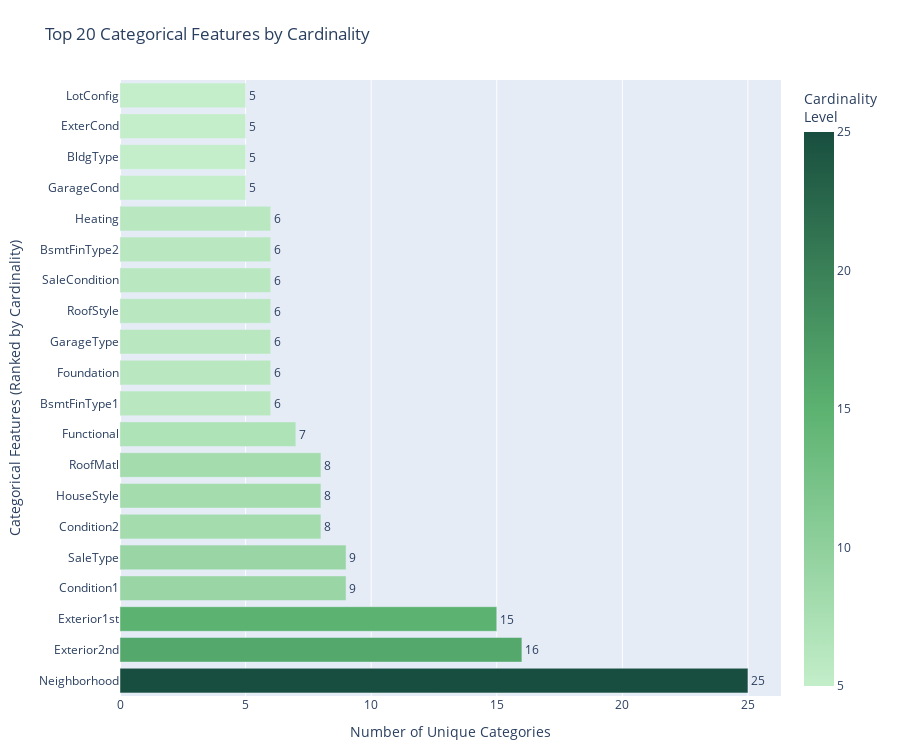

Here is the notebook cell this chart was saved with:
### Code cell
top_categorical = cat_cardinality.sort_values('Cardinality', ascending=False).head(20)

fig = px.bar(
    y=top_categorical['Feature'],
    x=top_categorical['Cardinality'],
    orientation='h',
    color=top_categorical['Cardinality'],
    color_continuous_scale=[
    [0.0, "#c3eec9"],   # seafoam
    [0.5, '#5cb270'],   # fresh green
    [1.0, '#184e3f']    # pine green
    ],
    title='Top 20 Categorical Features by Cardinality'
)

fig.update_traces(
    texttemplate='%{x}',
    textposition='outside',
    textfont_size=12
)

fig.update_layout(
    width=900,
    height=750,
    xaxis_title='Number of Unique Categories',
    yaxis_title='Categorical Features (Ranked by Cardinality)',
    margin=dict(l=120, r=80, t=80, b=50),
    legend=dict(title="Cardinality Level", x=1.02, y=1),
    coloraxis_colorbar=dict(title="Cardinality<br>Level")
)
fig.write_image("../images/EDA/cardinality_of_categorical_features.png", scale=2)
fig.show()

### Figure 1 — Plotly figure (JSON) as saved in the notebook; plotly's stock layout.template omitted (floating-point values rounded to 4 significant figures)
{"data": [{"hovertemplate": "x=%{x}<br>y=%{y}<br>color=%{marker.color}<extra></extra>", "legendgroup": "", "marker": {"color": [25, 16, 15, 9, 9, 8, 8, 8, 7, 6, 6, 6, 6, 6, 6, 6, 5, 5, 5, 5], "coloraxis": "coloraxis", "pattern": {"shape": ""}}, "name": "", "orientation": "h", "showlegend": false, "textfont": {"size": 12}, "textposition": "outside", "texttemplate": "%{x}", "type": "bar", "x": [25, 16, 15, 9, 9, 8, 8, 8, 7, 6, 6, 6, 6, 6, 6, 6, 5, 5, 5, 5], "xaxis": "x", "y": ["Neighborhood", "Exterior2nd", "Exterior1st", "Condition1", "SaleType", "Condition2", "HouseStyle", "RoofMatl", "Functional", "BsmtFinType1", "Foundation", "GarageType", "RoofStyle", "SaleCondition", "BsmtFinType2", "Heating", "GarageCond", "BldgType", "ExterCond", "LotConfig"], "yaxis": "y"}], "layout": {"barmode": "relative", "coloraxis": {"colorbar": {"title": {"text": "Cardinality<br>Level"}}, "colorscale": [[0, "#c3eec9"], [0.5, "#5cb270"], [1, "#184e3f"]]}, "height": 750, "legend": {"title": {"text": "Cardinality Level"}, "tracegroupgap": 0, "x": 1.02, "y": 1}, "margin": {"b": 50, "l": 120, "r": 80, "t": 80}, "title": {"text": "Top 20 Categorical Features by Cardinality"}, "width": 900, "xaxis": {"anchor": "y", "domain": [0, 1], "title": {"text": "Number of Unique Categories"}}, "yaxis": {"anchor": "x", "domain": [0, 1], "title": {"text": "Categorical Features (Ranked by Cardinality)"}}}}
